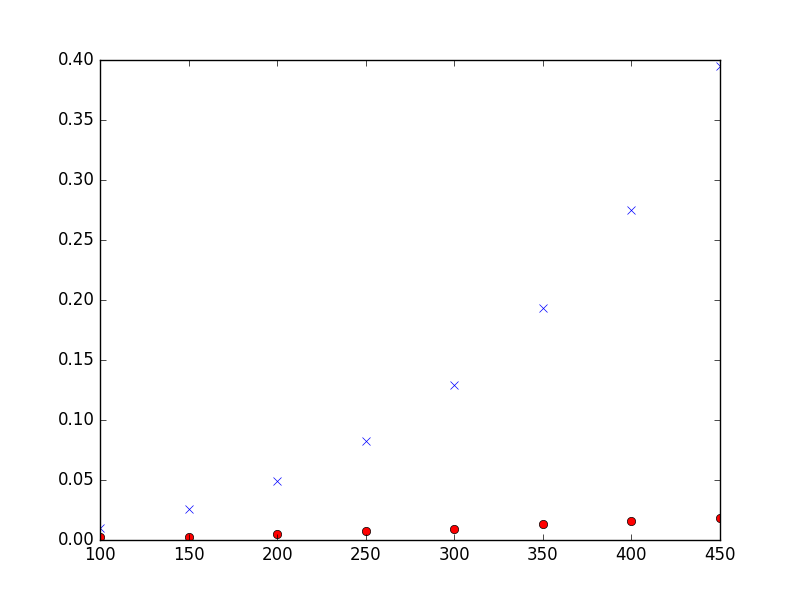

The script that saved this image:
import sys
import random
import time
import matplotlib.pyplot as plt

# The following is used to allow Python to do "a lot" of recursion.
# Without this, Python is likely to complain if your function tries to 
# make too many recursive calls.
sys.setrecursionlimit(30000)  

def mergesort(myList):
    ''' mergesort the given list '''
    if len(myList) <= 1: return myList
    else:
        midpoint = int(len(myList)/2)
        return merge(mergesort(myList[0:midpoint]),
                     mergesort(myList[midpoint:]))

def merge(sortedList1, sortedList2):
    ''' merge two sorted arrays '''
    if sortedList1 == []: return sortedList2
    elif sortedList2 == []: return sortedList1
    elif sortedList1[0] < sortedList2[0]: 
        return [sortedList1[0]] + merge(sortedList1[1:], sortedList2)
    else: 
        return [sortedList2[0]] + merge(sortedList1, sortedList2[1:])
                                  
def insert(x, L):
    ''' insert element x into sorted list L '''
    if L == []: return [x]
    elif x <= L[0]: return [x] + L
    else: return [L[0]] + insert(x, L[1:])

def insertionsort(myList):
    ''' insertion sort the given list '''
    if myList == []: return myList
    else: return insert(myList[0], insertionsort(myList[1:]))

def test(startLength,endLength,step,trials):
	'''test function for finding and graphing the computation times
	of mergesort and insertionsort'''
	trialx = list(range(startLength,endLength,step))
	mergetrials = []
	inserttrials = []
	for length in range(startLength,endLength,step):
		array = list(range(0,length))
		totmerge = 0
		totinsert = 0
		for iteration in range(trials):
			random.shuffle(array)
			start = time.time()
			mergesort(array)
			end = time.time()
			totmerge += (end-start)
			start = time.time()
			insertionsort(array)
			end = time.time()
			totinsert += (end-start)
		mergetrials += [totmerge/trials]
		inserttrials += [totinsert/trials]
	plt.plot(trialx,mergetrials, "ro")
	plt.plot(trialx,inserttrials, "bx")
	#plt.savefig("hw1part2.png")
	plt.show()
	
test(100, 500, 50, 20)